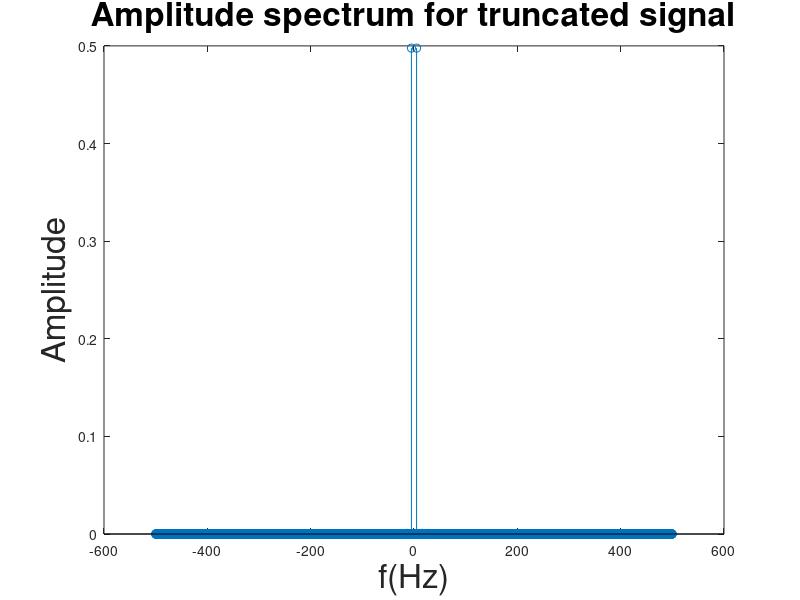

The MATLAB source for this figure:
%% Script to study quantization
clc;
close all;
clear;
% Sampling frequency
Fs = 1000;
% Sampling time interval
Ts = 1/Fs;
% time base
t = (0:4000-1)*Ts;
% sine wave
x = sin(2*pi*5*t);

%% Uniform quantization
delta = 1/2^11;
partition = -2048*delta+delta/2:delta:2048*delta-delta/2;
codebook=-2048*delta:delta:2048*delta;

[~,unif_quant] = quantiz(x,partition,codebook);
precision = 12;
unif_binary = zeros(4000,12);
%% Convert to binary
for m = 1:4000
    val = abs(unif_quant(1,m));
    for i=1:precision-1
        unif_binary(m,i+1) = floor(val*2);
        val = val*2-floor(val*2);
    end
    if (sign(unif_quant(m))==-1)
        unif_binary(m,1)=1;
    end
end

%% truncate to 8 bits
truncated = unif_binary(:,1:8);
dec_trunc = zeros(4000,1);
error = zeros(4000,1);
places = pow2(-(1:7));
for m=1:4000
    absval = truncated(m,2:end);
    dec_trunc(m) = (-1)^truncated(m,1) * sum(truncated(m,2:end).*places,2);
    error(m) = sum(unif_quant(m)-dec_trunc(m));
end
%% FFT
N = 4000;
% frequency base
f = (-N/2:N/2-1)*Fs/N;
% generate fft
fft_xu = fftshift(fft(dec_trunc,N));
%find amplitudes
amp_fft_xu = abs(fft_xu/N);

figure;
stem(f,amp_fft_xu);
title('Amplitude spectrum for truncated signal','fontsize',24);
xlabel('f(Hz)','fontsize',24);
ylabel('Amplitude','fontsize',24);

mse = mean(error.^2);

